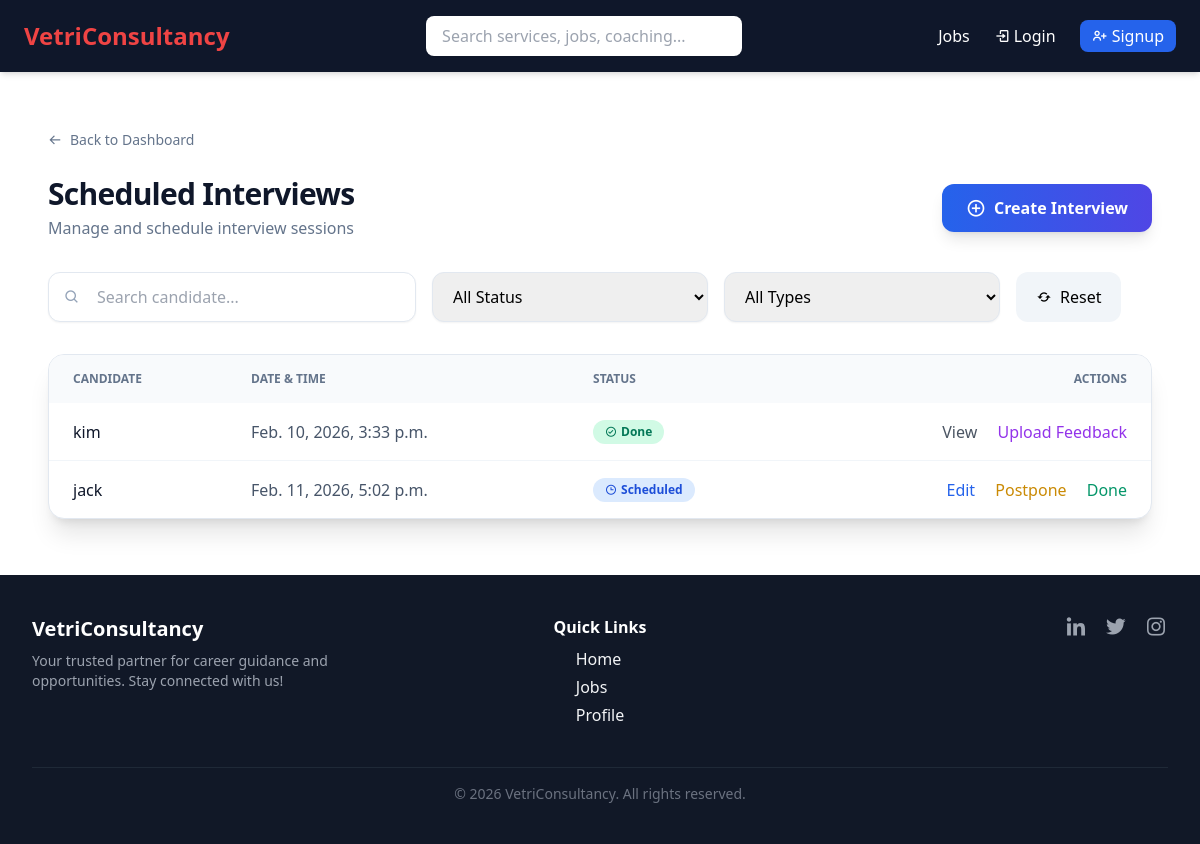
/dashboard/appointments/?type=INTERVIEW, run on an earlier commit of the app's database.
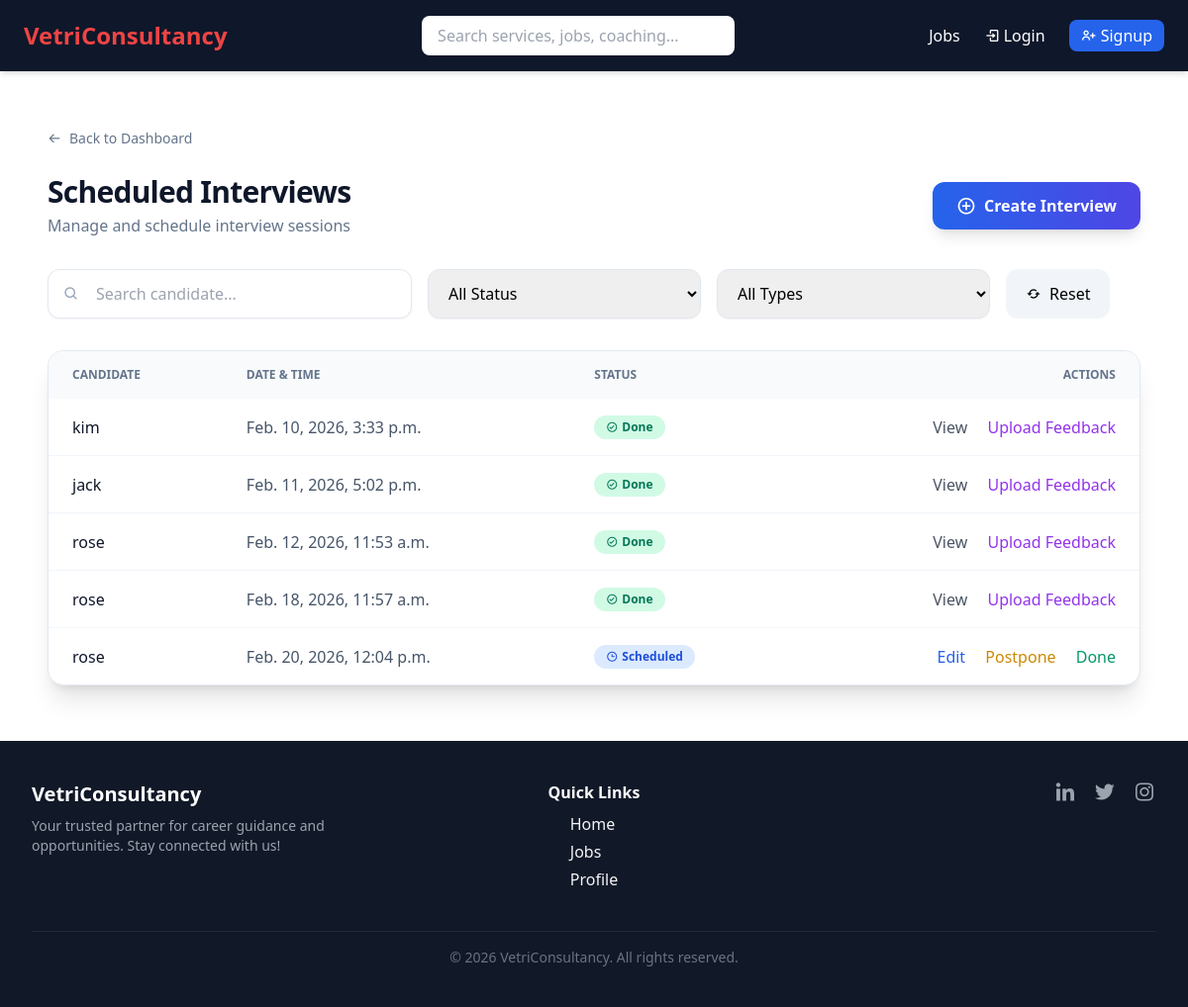
And on a later commit of the database.
### VCS/models.py (models this page shows, shortened)
class Appointment(models.Model):
    TYPE_CHOICES = [
        ('INTERVIEW', 'Interview'),
        ('ONE_ON_ONE', '1-1 Session'),
    ]
    STATUS_CHOICES = [
        ('SCHEDULED', 'Scheduled'),
        ('DONE', 'Done'),
        ('POSTPONED', 'Postponed'),
    ]
    application = models.ForeignKey(JobApplication, on_delete=models.CASCADE, null=True, blank=True)
    consultant = models.ForeignKey(
        User,
        on_delete=models.SET_NULL,
        null=True,
        blank=True,
        related_name="consultant_appointments"
    )
    appointment_type = models.CharField(max_length=20,
                                        choices=TYPE_CHOICES,
                                        default='INTERVIEW')
    scheduled_at = models.DateTimeField()
    status = models.CharField(max_length=20, choices=STATUS_CHOICES, default='SCHEDULED')
    notes = models.TextField(blank=True)
    created_at = models.DateTimeField(null=True, blank=True)
    interview_type = models.CharField(
        max_length=20,
        choices=[('BEHAVIORAL', 'Behavioral'), ('TECHNICAL', 'Technical'), ('CASE_STUDY', 'Case Study')],
        blank=True,
        null=True
    )
    target_role = models.CharField(max_length=100, blank=True)
    video_link = models.URLField(blank=True)
    is_mock_interview = models.BooleanField(default=False)
    waitlist = models.BooleanField(default=False)

class JobApplication(models.Model):
    STATUS_CHOICES = [
        ('APPLIED', 'Applied'),
        ('VIEWED', 'Viewed by Recruiter'),
        ('WAITING', 'Waiting for Recruiter Action'),
        ('REJECTED', 'Rejected'),
        ('HIRED', 'Hired'),
    ]
    user = models.ForeignKey(User, on_delete=models.CASCADE)
    job = models.ForeignKey(Job, on_delete=models.CASCADE)
    applied_at = models.DateTimeField(auto_now_add=True)
    status = models.CharField(max_length=20, choices=STATUS_CHOICES, default='APPLIED')
    updated_at = models.DateTimeField(auto_now=True)
    resume = models.FileField(upload_to='resumes/', blank=True, null=True)
    class Meta:
        unique_together = ('user', 'job')

### VCS/views.py (the view)
# urls.py: path('dashboard/appointments/', appointment_list, name='appointment_list'),
def appointment_list(request):
    appt_type = request.GET.get("type")
    search_query = request.GET.get("search", "")
    appointments = Appointment.objects.all()
    if appt_type:
        appointments = appointments.filter(appointment_type=appt_type)
    if search_query:
        appointments = appointments.filter(application__user__username__icontains=search_query)
    template_name = {
        'INTERVIEW': 'admin/interview_list.html',
        'ONE_ON_ONE': 'admin/one_on_one_list.html',
    }.get(appt_type)
    users = User.objects.filter(
        profile__isnull=False,
        is_superuser=False
    ).filter(
        Q(profile__is_pro=True) | Q(profile__is_proplus=True)
    ).select_related('profile')
    todays_slots, created = InterviewSlot.objects.get_or_create(date=date.today())
    context = {
        "appointments": appointments,
        "appt_type": appt_type,
        "search_query": search_query,
        "users": users,
        'todays_slots': todays_slots,
    }
    return render(request, template_name, context)

### VCS/context_processors.py (called while the page is built)
def notification_count(request):
    if request.user.is_authenticated:
        unread_count = Notification.objects.filter(
            user=request.user,
            is_read=False
        ).count()
        latest_notifications = Notification.objects.filter(
            user=request.user
        ).order_by('-created_at')[:5]
    else:
        unread_count = 0
        latest_notifications = []
    return {
        'notification_count': unread_count,
        'latest_notifications': latest_notifications,
    }

### VCS/templates/admin/interview_list.html (shortened to what the changed rows need)
{% extends 'base.html' %}
{% block content %}
<link href="https://unpkg.com/boxicons@2.1.4/css/boxicons.min.css" rel="stylesheet">
<div class="max-w-7xl mx-auto px-6 py-8">
    <div class="mt-6 flex flex-col sm:flex-row sm:items-center sm:justify-between gap-4">
        <div>
            <h1 class="text-3xl font-bold tracking-tight text-slate-900">
                Scheduled Interviews
            </h1>
        </div>
    </div>
    <div class="mt-8 overflow-hidden rounded-2xl border border-slate-200 bg-white shadow-xl">
        <table class="min-w-full">
            <thead class="bg-slate-50">
                <tr>
                    <th class="px-6 py-4 text-left text-xs font-semibold text-slate-500 uppercase">Candidate</th>
                    <th class="px-6 py-4 text-left text-xs font-semibold text-slate-500 uppercase">Date & Time</th>
                    <th class="px-6 py-4 text-left text-xs font-semibold text-slate-500 uppercase">Status</th>
                    <th class="px-6 py-4 text-right text-xs font-semibold text-slate-500 uppercase">Actions</th>
                </tr>
            </thead>
            <tbody id="appointmentTable" class="divide-y divide-slate-100">
                {% for appt in appointments %}
                <tr class="appointment-row hover:bg-slate-50 transition"
                    data-status="{{ appt.status }}" data-mock="{{ appt.is_mock_interview }}">
                    <td class="px-6 py-4 font-medium text-slate-900">
                        {{ appt.application.user.username }}
                    </td>
                    <td class="px-6 py-4 text-slate-600">
                        {{ appt.scheduled_at }}
                    </td>
                    <td class="px-6 py-4">
                        {% if appt.status == 'SCHEDULED' %}
                        <span class="inline-flex items-center gap-1 px-3 py-1 rounded-full
                                     bg-blue-100 text-blue-700 text-xs font-semibold">
                            <i class='bx bx-time'></i> Scheduled
                        </span>
                        {% elif appt.status == 'DONE' %}
                        <span class="inline-flex items-center gap-1 px-3 py-1 rounded-full
                                     bg-emerald-100 text-emerald-700 text-xs font-semibold">
                            <i class='bx bx-check-circle'></i> Done
                        </span>
                        {% elif appt.status == 'POSTPONED' %}
                        <span class="inline-flex items-center gap-1 px-3 py-1 rounded-full
                                     bg-yellow-100 text-yellow-700 text-xs font-semibold">
                            <i class='bx bx-pause-circle'></i> Postponed
                        </span>
                        {% endif %}
                    </td>
                    <td class="px-6 py-4 text-right space-x-4">
                        {% if appt.status != 'DONE' %}
                        <button onclick="openEditModal({{ appt.id }})"
                                class="text-blue-600 hover:text-blue-800 font-medium">
                            Edit
                        </button>
                        <button onclick="openPostponeModal({{ appt.id }})"
                                class="text-yellow-600 hover:text-yellow-800 font-medium">
                            Postpone
                        </button>
                        <button onclick="markAsDone({{ appt.id }})"
                                class="text-emerald-600 hover:text-emerald-800 font-medium">
                            Done
                        </button>
                        {% endif %}
                        {% if appt.status == 'DONE' %}
                        <button onclick="openViewModal({{ appt.id }})"
                                class="text-gray-600 hover:text-gray-800 font-medium">
                            View
                        </button>
                        <button onclick="openFeedbackModal({{ appt.id }})"
                                class="text-purple-600 hover:text-purple-800 font-medium">
                            Upload Feedback
                        </button>
                        {% endif %}
                    </td>
                </tr>
                {% empty %}
                <tr>
                    <td colspan="6" class="px-6 py-10 text-center text-slate-500">
                        No interviews found
                    </td>
                </tr>
                {% endfor %}
            </tbody>
        </table>
    </div>
</div>
{% endblock %}

What changed in the data, as far as the page shows it:
changed Appointment "Feb. 11, 2026, 5:02 p.m.": status "Scheduled Edit Postpone" → "View Upload Feedback"
added Appointment: application.user.username "rose", scheduled_at "Feb. 12, 2026, 11:53 a.m.", status "DONE" (drawn)
added Appointment: application.user.username "rose", scheduled_at "Feb. 18, 2026, 11:57 a.m.", status "DONE" (drawn)
added Appointment: application.user.username "rose", scheduled_at "Feb. 20, 2026, 12:04 p.m.", status "SCHEDULED" (drawn)
